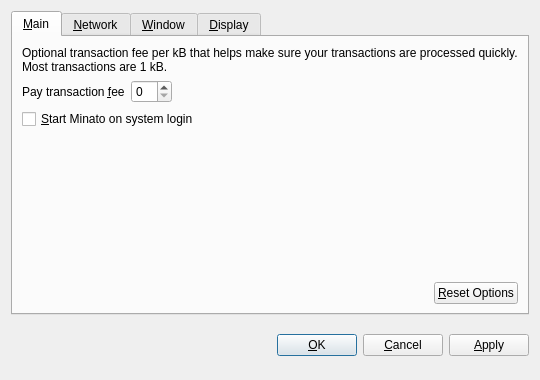
<?xml version="1.0" encoding="UTF-8"?>
<ui version="4.0">
 <class>OptionsDialog</class>
 <widget class="QDialog" name="OptionsDialog">
  <property name="geometry">
   <rect>
    <x>0</x>
    <y>0</y>
    <width>540</width>
    <height>380</height>
   </rect>
  </property>
  <property name="windowTitle">
   <string>Options</string>
  </property>
  <property name="modal">
   <bool>true</bool>
  </property>
  <layout class="QVBoxLayout" name="verticalLayout">
   <item>
    <widget class="QTabWidget" name="tabWidget">
     <property name="tabPosition">
      <enum>QTabWidget::North</enum>
     </property>
     <property name="currentIndex">
      <number>0</number>
     </property>
     <widget class="QWidget" name="tabMain">
      <attribute name="title">
       <string>&amp;Main</string>
      </attribute>
      <layout class="QVBoxLayout" name="verticalLayout_Main">
       <item>
        <widget class="QLabel" name="transactionFeeInfoLabel">
         <property name="text">
          <string>Optional transaction fee per kB that helps make sure your transactions are processed quickly. Most transactions are 1 kB.</string>
         </property>
         <property name="textFormat">
          <enum>Qt::PlainText</enum>
         </property>
         <property name="wordWrap">
          <bool>true</bool>
         </property>
        </widget>
       </item>
       <item>
        <layout class="QHBoxLayout" name="horizontalLayout_1_Main">
         <item>
          <widget class="QLabel" name="transactionFeeLabel">
           <property name="text">
            <string>Pay transaction &amp;fee</string>
           </property>
           <property name="textFormat">
            <enum>Qt::PlainText</enum>
           </property>
           <property name="buddy">
            <cstring>transactionFee</cstring>
           </property>
          </widget>
         </item>
         <item>
          <widget class="BitcoinAmountField" name="transactionFee"/>
         </item>
         <item>
          <spacer name="horizontalSpacer_1_Main">
           <property name="orientation">
            <enum>Qt::Horizontal</enum>
           </property>
           <property name="sizeHint" stdset="0">
            <size>
             <width>40</width>
             <height>20</height>
            </size>
           </property>
          </spacer>
         </item>
        </layout>
       </item>
       <item>
        <widget class="QCheckBox" name="bitcoinAtStartup">
         <property name="toolTip">
          <string>Automatically start Minato after logging in to the system.</string>
         </property>
         <property name="text">
          <string>&amp;Start Minato on system login</string>
         </property>
        </widget>
       </item>
       <item>
        <spacer name="verticalSpacer_Main">
         <property name="orientation">
          <enum>Qt::Vertical</enum>
         </property>
         <property name="sizeHint" stdset="0">
          <size>
           <width>20</width>
           <height>40</height>
          </size>
         </property>
        </spacer>
       </item>
       <item>
        <layout class="QHBoxLayout" name="horizontalLayout_2_Main">
         <item>
          <spacer name="horizontalSpacer_2_Main">
           <property name="orientation">
            <enum>Qt::Horizontal</enum>
           </property>
           <property name="sizeHint" stdset="0">
            <size>
             <width>40</width>
             <height>20</height>
            </size>
           </property>
          </spacer>
         </item>
         <item>
          <widget class="QPushButton" name="resetButton">
           <property name="toolTip">
            <string>Reset all client options to default.</string>
           </property>
           <property name="text">
            <string>&amp;Reset Options</string>
           </property>
           <property name="autoDefault">
            <bool>false</bool>
           </property>
          </widget>
         </item>
        </layout>
       </item>
      </layout>
     </widget>
     <widget class="QWidget" name="tabNetwork">
      <attribute name="title">
       <string>&amp;Network</string>
      </attribute>
      <layout class="QVBoxLayout" name="verticalLayout_Network">
       <item>
        <widget class="QCheckBox" name="mapPortUpnp">
         <property name="toolTip">
          <string>Automatically open the Minato client port on the router. This only works when your router supports UPnP and it is enabled.</string>
         </property>
         <property name="text">
          <string>Map port using &amp;UPnP</string>
         </property>
        </widget>
       </item>
       <item>
        <widget class="QCheckBox" name="connectSocks">
         <property name="toolTip">
          <string>Connect to the Minato network through a SOCKS proxy (e.g. when connecting through Tor).</string>
         </property>
         <property name="text">
          <string>&amp;Connect through SOCKS proxy:</string>
         </property>
        </widget>
       </item>
       <item>
        <layout class="QHBoxLayout" name="horizontalLayout_Network">
         <item>
          <widget class="QLabel" name="proxyIpLabel">
           <property name="text">
            <string>Proxy &amp;IP:</string>
           </property>
           <property name="textFormat">
            <enum>Qt::PlainText</enum>
           </property>
           <property name="buddy">
            <cstring>proxyIp</cstring>
           </property>
          </widget>
         </item>
         <item>
          <widget class="QValidatedLineEdit" name="proxyIp">
           <property name="maximumSize">
            <size>
             <width>140</width>
             <height>16777215</height>
            </size>
           </property>
           <property name="toolTip">
            <string>IP address of the proxy (e.g. 127.0.0.1)</string>
           </property>
          </widget>
         </item>
         <item>
          <widget class="QLabel" name="proxyPortLabel">
           <property name="text">
            <string>&amp;Port:</string>
           </property>
           <property name="textFormat">
            <enum>Qt::PlainText</enum>
           </property>
           <property name="buddy">
            <cstring>proxyPort</cstring>
           </property>
          </widget>
         </item>
         <item>
          <widget class="QLineEdit" name="proxyPort">
           <property name="maximumSize">
            <size>
             <width>55</width>
             <height>16777215</height>
            </size>
           </property>
           <property name="toolTip">
            <string>Port of the proxy (e.g. 9050)</string>
           </property>
          </widget>
         </item>
         <item>
          <widget class="QLabel" name="socksVersionLabel">
           <property name="text">
            <string>SOCKS &amp;Version:</string>
           </property>
           <property name="textFormat">
            <enum>Qt::PlainText</enum>
           </property>
           <property name="buddy">
            <cstring>socksVersion</cstring>
           </property>
          </widget>
         </item>
         <item>
          <widget class="QValueComboBox" name="socksVersion">
           <property name="toolTip">
            <string>SOCKS version of the proxy (e.g. 5)</string>
           </property>
          </widget>
         </item>
         <item>
          <spacer name="horizontalSpacer_Network">
           <property name="orientation">
            <enum>Qt::Horizontal</enum>
           </property>
           <property name="sizeHint" stdset="0">
            <size>
             <width>40</width>
             <height>20</height>
            </size>
           </property>
          </spacer>
         </item>
        </layout>
       </item>
       <item>
        <spacer name="verticalSpacer_Network">
         <property name="orientation">
          <enum>Qt::Vertical</enum>
         </property>
         <property name="sizeHint" stdset="0">
          <size>
           <width>20</width>
           <height>40</height>
          </size>
         </property>
        </spacer>
       </item>
      </layout>
     </widget>
     <widget class="QWidget" name="tabWindow">
      <attribute name="title">
       <string>&amp;Window</string>
      </attribute>
      <layout class="QVBoxLayout" name="verticalLayout_Window">
       <item>
        <widget class="QCheckBox" name="minimizeToTray">
         <property name="toolTip">
          <string>Show only a tray icon after minimizing the window.</string>
         </property>
         <property name="text">
          <string>&amp;Minimize to the tray instead of the taskbar</string>
         </property>
        </widget>
       </item>
       <item>
        <widget class="QCheckBox" name="minimizeOnClose">
         <property name="toolTip">
          <string>Minimize instead of exit the application when the window is closed. When this option is enabled, the application will be closed only after selecting Quit in the menu.</string>
         </property>
         <property name="text">
          <string>M&amp;inimize on close</string>
         </property>
        </widget>
       </item>
       <item>
        <spacer name="verticalSpacer_Window">
         <property name="orientation">
          <enum>Qt::Vertical</enum>
         </property>
         <property name="sizeHint" stdset="0">
          <size>
           <width>20</width>
           <height>40</height>
          </size>
         </property>
        </spacer>
       </item>
      </layout>
     </widget>
     <widget class="QWidget" name="tabDisplay">
      <attribute name="title">
       <string>&amp;Display</string>
      </attribute>
      <layout class="QVBoxLayout" name="verticalLayout_Display">
       <item>
        <layout class="QHBoxLayout" name="horizontalLayout_1_Display">
         <item>
          <widget class="QLabel" name="langLabel">
           <property name="text">
            <string>User Interface &amp;language:</string>
           </property>
           <property name="textFormat">
            <enum>Qt::PlainText</enum>
           </property>
           <property name="buddy">
            <cstring>lang</cstring>
           </property>
          </widget>
         </item>
         <item>
          <widget class="QValueComboBox" name="lang">
           <property name="toolTip">
            <string>The user interface language can be set here. This setting will take effect after restarting Minato.</string>
           </property>
          </widget>
         </item>
        </layout>
       </item>
       <item>
        <layout class="QHBoxLayout" name="horizontalLayout_2_Display">
         <item>
          <widget class="QLabel" name="unitLabel">
           <property name="text">
            <string>&amp;Unit to show amounts in:</string>
           </property>
           <property name="textFormat">
            <enum>Qt::PlainText</enum>
           </property>
           <property name="buddy">
            <cstring>unit</cstring>
           </property>
          </widget>
         </item>
         <item>
          <widget class="QValueComboBox" name="unit">
           <property name="toolTip">
            <string>Choose the default subdivision unit to show in the interface and when sending coins.</string>
           </property>
          </widget>
         </item>
        </layout>
       </item>
       <item>
        <widget class="QCheckBox" name="displayAddresses">
         <property name="toolTip">
          <string>Whether to show Minato addresses in the transaction list or not.</string>
         </property>
         <property name="text">
          <string>&amp;Display addresses in transaction list</string>
         </property>
        </widget>
       </item>
       <item>
        <widget class="QCheckBox" name="coinControlFeatures">
         <property name="toolTip">
          <string>Whether to show coin control features or not.</string>
         </property>
         <property name="text">
          <string>Display coin &amp;control features (experts only!)</string>
         </property>
        </widget>
       </item>
       <item>
        <spacer name="verticalSpacer_Display">
         <property name="orientation">
          <enum>Qt::Vertical</enum>
         </property>
         <property name="sizeHint" stdset="0">
          <size>
           <width>20</width>
           <height>40</height>
          </size>
         </property>
        </spacer>
       </item>
      </layout>
     </widget>
    </widget>
   </item>
   <item>
    <layout class="QHBoxLayout" name="horizontalLayout_Buttons">
     <item>
      <spacer name="horizontalSpacer_1">
       <property name="orientation">
        <enum>Qt::Horizontal</enum>
       </property>
       <property name="sizeHint" stdset="0">
        <size>
         <width>40</width>
         <height>48</height>
        </size>
       </property>
      </spacer>
     </item>
     <item>
      <widget class="QLabel" name="statusLabel">
       <property name="font">
        <font>
         <weight>75</weight>
         <bold>true</bold>
        </font>
       </property>
       <property name="text">
        <string/>
       </property>
       <property name="textFormat">
        <enum>Qt::PlainText</enum>
       </property>
       <property name="wordWrap">
        <bool>true</bool>
       </property>
      </widget>
     </item>
     <item>
      <spacer name="horizontalSpacer_2">
       <property name="orientation">
        <enum>Qt::Horizontal</enum>
       </property>
       <property name="sizeHint" stdset="0">
        <size>
         <width>40</width>
         <height>48</height>
        </size>
       </property>
      </spacer>
     </item>
     <item>
      <widget class="QPushButton" name="okButton">
       <property name="text">
        <string>&amp;OK</string>
       </property>
      </widget>
     </item>
     <item>
      <widget class="QPushButton" name="cancelButton">
       <property name="text">
        <string>&amp;Cancel</string>
       </property>
       <property name="autoDefault">
        <bool>false</bool>
       </property>
      </widget>
     </item>
     <item>
      <widget class="QPushButton" name="applyButton">
       <property name="text">
        <string>&amp;Apply</string>
       </property>
       <property name="autoDefault">
        <bool>false</bool>
       </property>
      </widget>
     </item>
    </layout>
   </item>
  </layout>
 </widget>
 <customwidgets>
  <customwidget>
   <class>BitcoinAmountField</class>
   <extends>QSpinBox</extends>
   <header>bitcoinamountfield.h</header>
  </customwidget>
  <customwidget>
   <class>QValueComboBox</class>
   <extends>QComboBox</extends>
   <header>qvaluecombobox.h</header>
  </customwidget>
  <customwidget>
   <class>QValidatedLineEdit</class>
   <extends>QLineEdit</extends>
   <header>qvalidatedlineedit.h</header>
  </customwidget>
 </customwidgets>
 <resources/>
 <connections/>
</ui>
